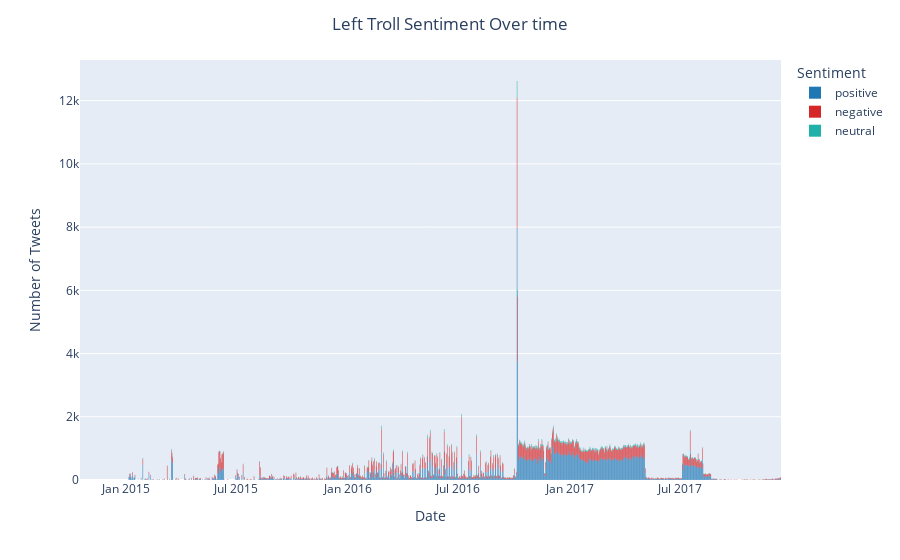
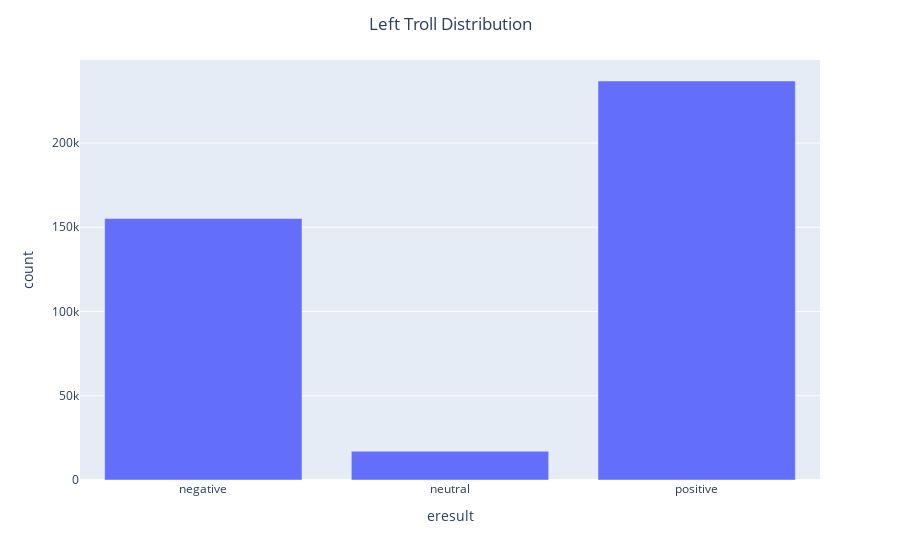

Notebook code for these charts, in order:
### Code cell
make_figures(_left_trolls_df, "Left Troll")

### Figure 1 — Plotly figure (JSON) as saved in the notebook; plotly's stock layout.template omitted (floating-point values rounded to 4 significant figures; data arrays with more than 128 entries replaced by an {"elided": "..."} marker saying what was removed)
{"data": [{"alignmentgroup": "True", "hovertemplate": "Sentiment=positive<br>Date=%{x}<br>Number of Tweets=%{y}<extra></extra>", "legendgroup": "positive", "marker": {"color": "rgb(31, 119, 180)", "line": {"width": 0}, "pattern": {"shape": ""}}, "name": "positive", "offsetgroup": "positive", "orientation": "v", "showlegend": true, "textposition": "auto", "type": "bar", "x": {"elided": "968 str values"}, "xaxis": "x", "y": {"elided": "968 int values"}, "yaxis": "y"}, {"alignmentgroup": "True", "hovertemplate": "Sentiment=negative<br>Date=%{x}<br>Number of Tweets=%{y}<extra></extra>", "legendgroup": "negative", "marker": {"color": "rgb(214, 39, 40)", "line": {"width": 0}, "pattern": {"shape": ""}}, "name": "negative", "offsetgroup": "negative", "orientation": "v", "showlegend": true, "textposition": "auto", "type": "bar", "x": {"elided": "971 str values"}, "xaxis": "x", "y": {"elided": "971 int values"}, "yaxis": "y"}, {"alignmentgroup": "True", "hovertemplate": "Sentiment=neutral<br>Date=%{x}<br>Number of Tweets=%{y}<extra></extra>", "legendgroup": "neutral", "marker": {"color": "lightseagreen", "line": {"width": 0}, "pattern": {"shape": ""}}, "name": "neutral", "offsetgroup": "neutral", "orientation": "v", "showlegend": true, "textposition": "auto", "type": "bar", "x": {"elided": "834 str values"}, "xaxis": "x", "y": {"elided": "834 int values"}, "yaxis": "y"}], "layout": {"autosize": true, "barmode": "relative", "legend": {"title": {"text": "Sentiment"}, "tracegroupgap": 0}, "margin": {"t": 60}, "title": {"text": "Left Troll Sentiment Over time", "x": 0.5}, "xaxis": {"anchor": "y", "autorange": true, "domain": [0, 1], "range": ["2014-10-17 12:00", "2017-12-14 12:00"], "title": {"text": "Date"}, "type": "date"}, "yaxis": {"anchor": "x", "autorange": true, "domain": [0, 1], "range": [0, 13290.0], "title": {"text": "Number of Tweets"}, "type": "linear"}}}

### Figure 2 — Plotly figure (JSON) as saved in the notebook; plotly's stock layout.template omitted (floating-point values rounded to 4 significant figures)
{"data": [{"alignmentgroup": "True", "hovertemplate": "eresult=%{x}<br>count=%{y}<extra></extra>", "legendgroup": "", "marker": {"color": "#636efa", "pattern": {"shape": ""}}, "name": "", "offsetgroup": "", "orientation": "v", "showlegend": false, "textposition": "auto", "type": "bar", "x": ["negative", "neutral", "positive"], "xaxis": "x", "y": [155153, 17047, 236803], "yaxis": "y"}], "layout": {"autosize": true, "barmode": "relative", "legend": {"tracegroupgap": 0}, "margin": {"t": 60}, "title": {"text": "Left Troll Distribution", "x": 0.5}, "xaxis": {"anchor": "y", "autorange": true, "domain": [0, 1], "range": [-0.5, 2.5], "title": {"text": "eresult"}, "type": "category"}, "yaxis": {"anchor": "x", "autorange": true, "domain": [0, 1], "range": [0, 249300.0], "title": {"text": "count"}, "type": "linear"}}}
